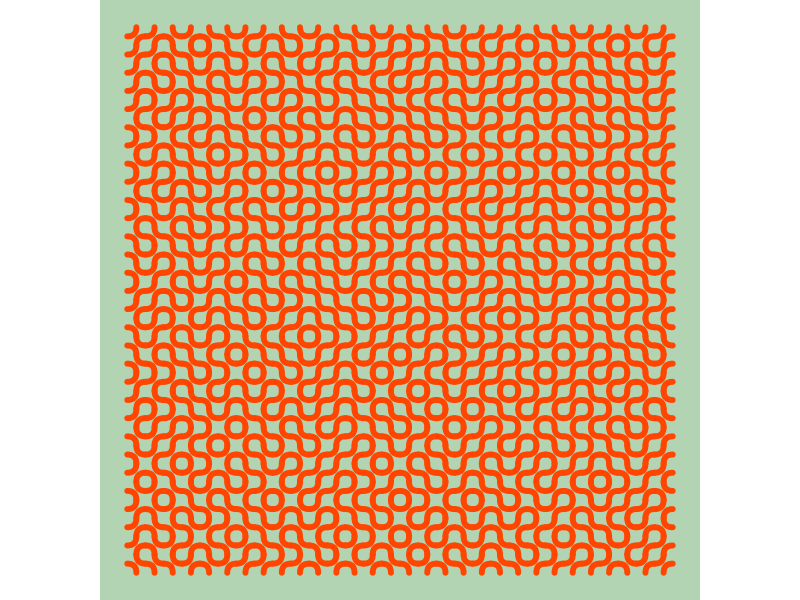

R code for this plot: (Note: this script raises an error after producing the figure.)
## ---- chunk 1
knitr::opts_chunk$set(echo = TRUE)
## ---- chunk 2
library(tidyr)
library(dplyr)
library(ggforce)
## ---- chunk 3
curves <- tribble(
  ~n, ~name, ~x, ~y,
  1, "lu", c(0, 0.5, 0.5), c(0.5, 0.5, 1),
  1, "rd", c(0.5, 0.5, 1), c(0, 0.5, 0.5),
  2, "ld", c(0, 0.5, 0.5), c(0.5, 0.5, 0),
  2, "ru", c(0.5, 0.5, 1), c(1, 0.5, 0.5)
)

t = 900

tiles <- data.frame(
  col = rep(1:sqrt(t), sqrt(t)),
  row = rep(1:sqrt(t), each = sqrt(t)),
  n = sample(c(1, 2), replace = TRUE, size = t)
) %>% 
  left_join(curves) %>% 
  unnest(c(x, y))


ggplot(tiles) +
  geom_bspline(aes(col + x, row + y, group = interaction(row, col, name)), 
               size = 2, n = 15, 
               color = "#ff4500", 
               lineend = "round") +
  coord_fixed() +
  theme_void() +
  theme(
    plot.background = element_rect(fill = "#b2d4b2", 
                                   color = NA)
  ) +
  ggsave(here::here("figures", "TruchetCurveDouble.png"), dpi = 320, 
         height = 8, width = 8)
